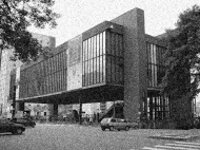
#> input picture SuavizandoImagens/img.jpg, 200 x 150 px
$ python sequencial.py
#> lines starting #> are read from the running program, lines starting #| are printed output that depends on the picture
import numpy as np
import cv2
import time
import matplotlib as plt

inicio= time.time()

image = cv2.imread("img.jpg", 0)
#> image is the input picture: shape (150, 200); min 2, max 255, mean 119.4

altura, largura = image.shape
#> altura = 150; largura = 200
newimage = np.zeros((altura, largura),dtype = 'uint8')

for y in range(1,altura - 1):
    for x in range(1, largura - 1):
        media = int(image[y-1][x-1]) + int(image[y-1][x]) + int(image[y-1][x+1])
        media += int(image[y][x-1]) + int(image[y][x]) + int(image[y][x-1])
        media += int(image[y+1][x-1]) + int(image[y+1][x]) + int(image[y+1][x+1])

        media = int(media / 9)

        newimage[y][x] = media
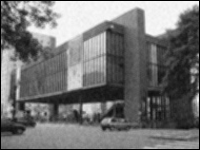
#> newimage: shape (150, 200); min 0, max 249, mean 115.5

fim=time.time()
tempo=fim-inicio
print("Tempo: %.2f" %tempo)
